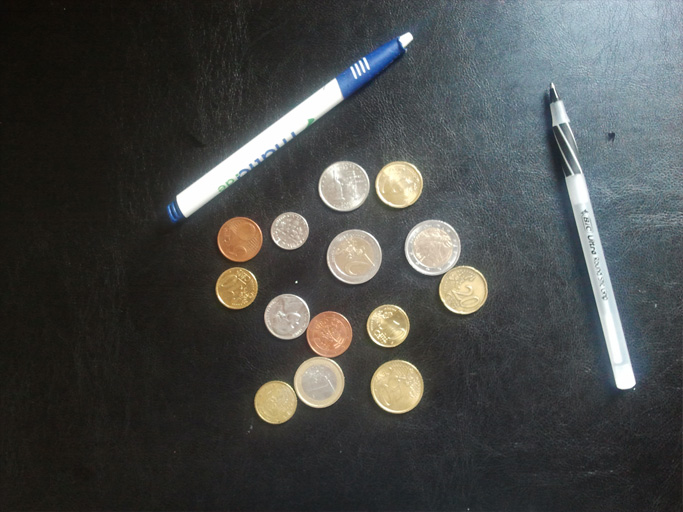
#> input picture ps1_python/input/ps1-input1.png, 683 x 512 px
$ python ps1_q4.py
#> lines starting #> are read from the running program, lines starting #| are printed output that depends on the picture; after the words box and inside, x2 and y2 are one past the last pixel; in counts of white or black regions, pixels touching at a corner belong together
### ps1_python/hough_lines.py
#import cv2
import numpy as np
from math import pi
from math import sqrt
from numpy import zeros
from math import cos
from math import sin
import matplotlib.pyplot as plt


#img=cv2.imread('input/ps1-input0.png', 0)
#img=cv2.imread('input/test.tiff', 0)

#edges=cv2.Canny(img,100,255)

def hough_lines_acc(edge_img, theta_range=[i for i in range(-90,90)]):

    x=len(edge_img)
    y=len(edge_img[0])
    max_rho=round(sqrt((x*x)+(y*y)))

    acc=zeros((max_rho,len(theta_range)));

    rho_range=[i for i in range(0,max_rho+1)]

    theta_interval=theta_range[1]-theta_range[0]


    #For every x and y pixel, if the thresholded value is 0
    # then, calculate all possible intercepts (rho values)
    # when slope changes 0 to 180.
    # If the value of rho is within the defined limits
    #then add 1 to the accumulator for the current pho and theta
    #Since there will be multiple intersections in the (rho,theta)
    # space for colinear points. the accumulator for that particular
    # value of rho, theta will get more votes, leading to identification
    # of straight lines

    for y in range(0,len(edge_img)):  ##Important. Y are all the rows
        for x in range(0,len(edge_img[0])): ##Important. X are the columns
            if edge_img[y,x]==255:
               for theta in theta_range:
                  rho=abs(round((y*sin(theta*pi/180))+(x*cos(theta*pi/180))))
                  acc[rho,int((theta+90)/theta_interval)]=acc[rho,int((theta+90)/theta_interval)]+1


    acc=(acc/acc.max())*255 #Normalising the array to max output of acc to 255

    acc=acc.astype('uint8')
    return (acc,theta_range,rho_range)

def hough_peaks(hough_acc,N):

    acc_1d=hough_acc.flatten() #Flatten the rho, theta matrix to find out
    idx_1d=acc_1d.argsort()[::-1][:N] #the maximum values

    [rho_idx, theta_idx]=np.unravel_index(idx_1d, hough_acc.shape) #Figure out
    peaks=[peak for peak in zip(rho_idx,theta_idx)] #the actual index of the 2-d matrix where these maximum values exist

    return (peaks)

def hough_lines_draw(img,img_with_lines,peaks,rho,theta):

    [rho_index,theta_index]=list(zip(*peaks))
    rho_max=[rho[i] for i in rho_index]
    theta_max=[ (i*(theta[1]-theta[0]))-90 for i in theta_index]
    #a=len(img)+100
    #b=len(img[0])+100
    a=3000
    b=3000
    plt.figure(10)
    for i in range(0,len(peaks)):

        #x0=abs(rho_max[i]*cos(theta_max[i]*pi/180))
        x0=0;
        y0=(rho_max[i]/sin(theta_max[i]*pi/180))

        x1=int(x0+a*sin(theta_max[i]*pi/180))
        y1=int(y0-b*cos(theta_max[i]*pi/180))

        x2=int(x0-a*sin(theta_max[i]*pi/180))
        y2=int(y0+b*cos(theta_max[i]*pi/180))


        plt.plot([x1,x2],[y1,y2],'r-',linewidth=3)


    plt.imshow(img,cmap='gray')

    plt.savefig('output/'+img_with_lines)


### ps1_python/ps1_q4.py
import cv2
from hough_lines import hough_lines_acc
from hough_lines import hough_peaks
from hough_lines import hough_lines_draw

from pylab import *

sigma=4
low_threshold=140
#low_threshold=170

figure(1)
#img=cv2.imread('input/ps1-input0-noise.png', 0)

img=cv2.imread('input/ps1-input1.png', 0)
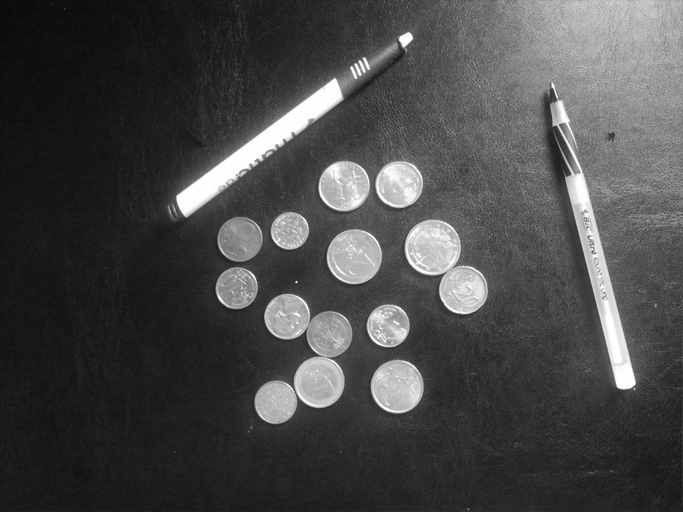
#> img: shape (512, 683); min 8, max 255, mean 72
#img=cv2.imread('input/test_img_2.jpg', 0)
#img=img[:,:,2]

print (img.shape)
#| (512, 683)
imshow(img,cmap='gray')

#for sigma in range(1,10,2):
blur = cv2.GaussianBlur(img,(9,9),sigma) #Gaussian blur
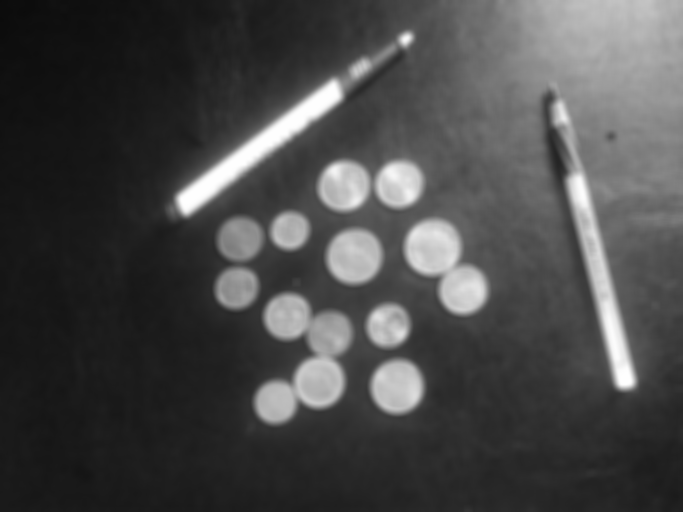
#> blur: shape (512, 683); min 11, max 254, mean 72
figure(2)
imshow(blur, cmap='gray')
savefig('output/ps1-4-a-1.png')

edges=cv2.Canny(blur,low_threshold,low_threshold*1.2) #Canny edge detection of blurred image
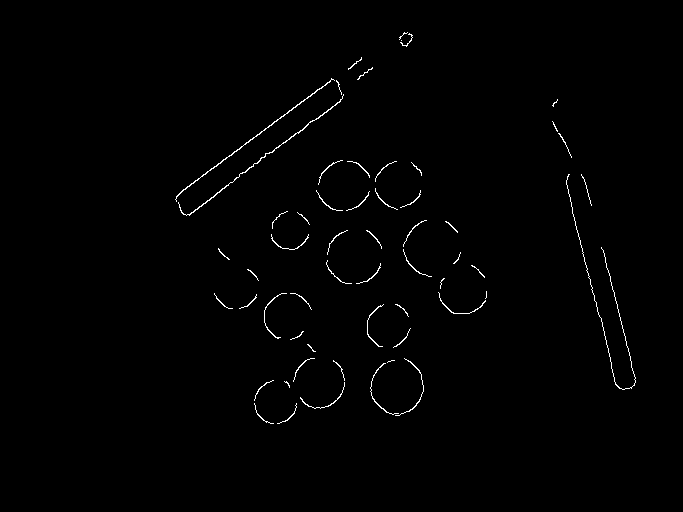
#> edges: shape (512, 683); 0.79% white in thin lines or dots, all inside (x1, y1, x2, y2) = (175, 32, 636, 424)
figure(3)
imshow(edges, cmap='gray')
savefig('output/ps1-4-b-1.png')

theta_range=arange(-90,90,2).tolist() #Change the spacing of theta

[acc,theta,rho]=hough_lines_acc(edges, theta_range) #Calculate the accumulator
#> in hough_lines_acc, `x=len(edge_img)`: x = 512
#> in hough_lines_acc, `y=len(edge_img[0])`: y = 683
#> in hough_lines_acc, `max_rho=round(sqrt((x*x)+(y*y)))`: max_rho = 854
#> after the loop in hough_lines_acc, `for y in range(0,len(edge_img)):`:
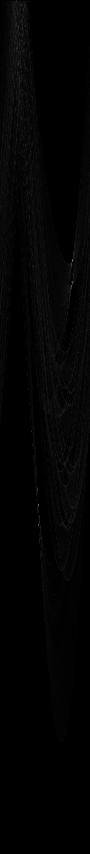
#> acc: shape (854, 90) float64; min 0, max 130, mean 3.2
#> theta = 90 values from -90 to 88; rho = 855 values from 0 to 854


figure(5)
imshow(acc,cmap='gray', extent=(theta[0],theta[-1],rho[-1],rho[0]))


xlabel('Theta')
ylabel('Rho')
xticks([-90,-45, 0, 45,89])

#peaks_indices=hough_peaks(acc,int(25/(theta[1]-theta[0])))
peaks_indices=hough_peaks(acc,4)
#> in hough_peaks, `idx_1d=acc_1d.argsort()[::-1][:N]`: idx_1d = [23472, 45398, 25452, 25811]
#> in hough_peaks, `[rho_idx, theta_idx]=np.unravel_index(idx_1d, hough_acc.shape)`: rho_idx = [260, 504, 282, 286]; theta_idx = [72, 38, 72, 71]
#> in hough_peaks, `peaks=[peak for peak in zip(rho_idx,theta_idx)]`: peaks = [(260, 72), (504, 38), (282, 72), (286, 71)]
#> peaks_indices = [(260, 72), (504, 38), (282, 72), (286, 71)]
print (peaks_indices)
#| [(260, 72), (504, 38), (282, 72), (286, 71)]
xlim(theta[0], theta[-1])
ylim(rho[0], rho[-1])
[rho_plot, theta_plot]=list(zip(*peaks_indices))
#> rho_plot = (260, 504, 282, 286); theta_plot = (72, 38, 72, 71)
theta_plot=[ (x*(theta[1]-theta[0]))-90 for x in theta_plot]
#> theta_plot = [54, -14, 54, 52]
plot(theta_plot,rho_plot,'or')
savefig('output/ps1-4-c-1.png')
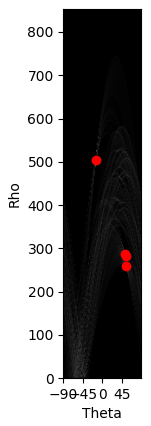
#> figure drawn by matplotlib, 1 panel


hough_lines_draw(img,'ps1-4-c-2.png',peaks_indices, rho, theta)
#> in hough_lines_draw, `[rho_index,theta_index]=list(zip(*peaks))`: rho_index = (260, 504, 282, 286); theta_index = (72, 38, 72, 71)
#> in hough_lines_draw, `rho_max=[rho[i] for i in rho_index]`: rho_max = [260, 504, 282, 286]
#> in hough_lines_draw, `theta_max=[ (i*(theta[1]-theta[0]))-90 for i in theta_index]`: theta_max = [54, -14, 54, 52]
#> the loop in hough_lines_draw, `for i in range(0,len(peaks)):` made 4 passes
#> (y0, x1, y1, x2, y2) on passes 1 to 4: (321.4, 2427, -1441, -2427, 2084), (-2083.3, -725, -4994, 725, 827), (348.6, 2427, -1414, -2427, 2111), (362.9, 2364, -1484, -2364, 2209)
#> in hough_lines_draw, `plt.savefig('output/'+img_with_lines)`:
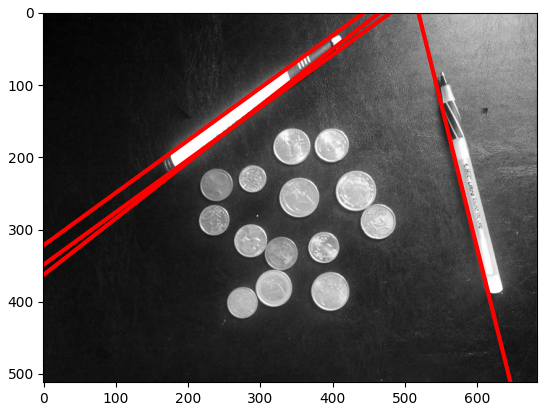
#> figure drawn by matplotlib, 1 panel


show()
